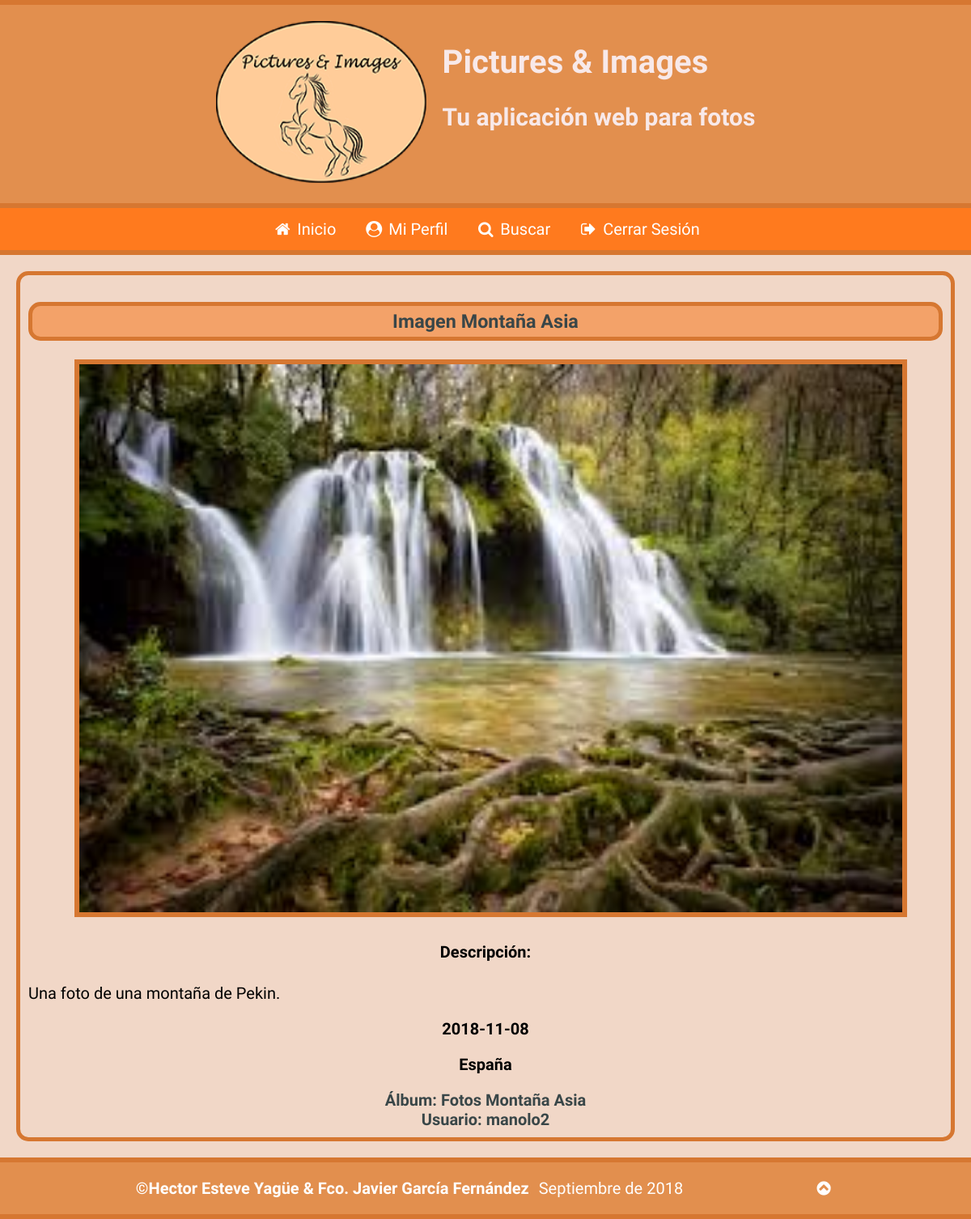
The app's page /detalle_foto.php?id=2 (signed in) with its own data.
### tables this page shows
CREATE TABLE `fotos` (
  `IdFoto` int(11) NOT NULL,
  `Titulo` varchar(200) NOT NULL,
  `Descripcion` mediumtext NOT NULL,
  `Fecha` date NOT NULL,
  `Pais` int(11) NOT NULL,
  `Album` int(11) NOT NULL,
  `Fichero` varchar(500) NOT NULL,
  `Alternativo` varchar(200) NOT NULL,
  `FRegistro` datetime NOT NULL DEFAULT '0000-00-00 00:00:00' ON UPDATE CURRENT_TIMESTAMP
);

CREATE TABLE `paises` (
  `IdPais` int(11) NOT NULL,
  `NomPais` varchar(200) NOT NULL,
  `Continente` varchar(200) NOT NULL
);

CREATE TABLE `albumes` (
  `IdAlbum` int(11) NOT NULL,
  `Titulo` varchar(200) NOT NULL,
  `Descripcion` text NOT NULL,
  `Usuario` int(11) NOT NULL
);

CREATE TABLE `usuarios` (
  `IdUsuario` int(11) NOT NULL,
  `NomUsuario` varchar(15) NOT NULL,
  `Clave` varchar(200) NOT NULL,
  `Email` varchar(200) NOT NULL,
  `Sexo` tinyint(4) NOT NULL,
  `FNacimiento` date NOT NULL,
  `Ciudad` varchar(200) NOT NULL,
  `Pais` int(11) NOT NULL,
  `Foto` varchar(200) NOT NULL,
  `FRegistro` datetime NOT NULL DEFAULT '0000-00-00 00:00:00' ON UPDATE CURRENT_TIMESTAMP,
  `Estilo` int(11) NOT NULL
);

### detalle_foto.php (the view, shortened to what this page needs)
<?php
require_once("head.php");
require_once("header.php");
if(isset($_SESSION["usuarioLog"]) && $cookieFalsa == false){
	require_once("barraNavSesionIniciada.php");
	if(isset($_GET["id"])){
		if(!is_numeric($_GET["id"])){
			mostrarMensModalErrorPagDetalleFotoNoExistente();
		}
		else{
			$idFoto = $GLOBALS["mysqli"]->real_escape_string($_GET["id"]);
			mostrarDetalleFoto($idFoto);
		}
	}
	}
?>
<?php
function mostrarDetalleFoto(&$idImg){
	$sentencia = 'SELECT f.Titulo, a.Titulo AS AlbumTit, Fichero, f.Descripcion, f.Fecha, Alternativo, NomPais, NomUsuario FROM fotos f JOIN albumes a ON (f.Album = a.IdAlbum) JOIN usuarios ON (a.Usuario = usuarios.IdUsuario) JOIN paises ON (usuarios.Pais = paises.IdPais) WHERE IdFoto = ' . $idImg;
	if(!($resultado = $GLOBALS["mysqli"]->query($sentencia))) {
		echo "<p>Error al ejecutar la sentencia <b>$sentencia</b>: " . $GLOBALS["mysqli"]->error;
		echo '</p>';
		exit;
	}
	if(mysqli_num_rows($resultado)){
		$fila = $resultado->fetch_object();
		echo <<<detalleFoto
	<article id="detFoto">
		<h3>$fila->Titulo</h3>
		<figure>
			<img src="$fila->Fichero" alt="$fila->Alternativo"/>
		</figure>
		<div>
			<h4>Descripción:</h4>
			<p class="p-left">$fila->Descripcion</p>
			<p><time datetime="$fila->Fecha">$fila->Fecha</time></p>
			<p>$fila->NomPais</p>
			<a href="album.php" title="Álbum al que pertenece la foto">Álbum: $fila->AlbumTit</a>
			<a href="usuario.php" title="Autor de la foto">Usuario: $fila->NomUsuario</a>
		</div>
	</article>
detalleFoto;
	}
	else{
		mostrarMensModalErrorPagDetalleFotoNoExistente();
	}
}
?>
<?php
	require_once("footer.php");
?>

### estilo.css (style rules this page uses)
body { box-sizing: border-box; min-width: 320px; max-width: 1980px; margin: 0 auto; background-color: #F1D7C7; font-family: 'Kalam', cursive; font-size: 20px; position: relative; }
body>.paginacion>div>a,p { justify-content: center; display: inline-block; }
body>#detFoto { margin: 1em; border: 0.3em solid #D67731; border-width: 5px; border-radius: 15px; padding: 0.5em; display: flex; flex-direction: column; text-align: center; justify-content: center; align-self: center; }
body>#detFoto>h3 { background-color: #F3A269; padding: 0.2em; border: 0.3em solid #D67731; border-width: 5px; border-radius: 15px; display: flex; justify-content: center; color: #394648; }
body>#detFoto>figure { margin: 0; align-self: center; width: 90%; }
body>#detFoto>figure>img { width: 100%; border: 0.3em solid #D67731; }
body>#detFoto>div>.p-left { display: block; align-self: center; }
body>#detFoto>div>p { display: block; align-self: center; }
body>#detFoto>div>p:nth-of-type(2),body>#detFoto>div>p:last-of-type { font-weight: bold; }
body>#detFoto>div>a { display: block; align-self: center; color: #394648; text-decoration: none; font-weight: bold; }
.p-left { text-align: left; }

### estilo_accesible.css (style rules this page uses)
body { box-sizing: border-box; min-width: 320px; max-width: 1980px; margin: 0 auto; background-color: #ffffff; font-family: 'Kalam', cursive; font-size: 30px; position: relative; }
body>.paginacion>div>a,p { justify-content: center; display: inline-block; }
body>#detFoto { margin: 1em; border: 0.3em solid #000000; border-width: 5px; border-radius: 15px; padding: 0.5em; display: flex; flex-direction: column; text-align: center; justify-content: center; align-self: center; }
body>#detFoto>figure { margin: 0; align-self: center; width: 90%; }
body>#detFoto>figure>img { width: 100%; border: 0.3em solid #000000; }
body>#detFoto>div>.p-left { display: block; align-self: center; }
body>#detFoto>div>p { display: block; align-self: center; }
body>#detFoto>div>p:nth-of-type(2),body>#detFoto>div>p:last-of-type { font-weight: bold; }
body>#detFoto>div>a { display: block; align-self: center; color: #000000; text-decoration: none; font-weight: bold; }
.p-left { text-align: left; }

### print.css (style rules this page uses)
body { box-sizing: border-box; min-width: 320px; max-width: 1980px; margin: 0 auto; background-color: white; font-family: serif; font-size: 12pt; position: relative; }
::placeholder { color: transparent; }
body>#detFoto { margin: 1cm; border: 0; border-radius: 15px; padding: 0.5cm; display: flex; flex-direction: column; text-align: center; justify-content: center; align-self: center; }
body>#detFoto>h3 { background-color: white; padding: 0.2cm; border: 0; border-radius: 15px; display: flex; justify-content: center; color: black; }
body>#detFoto>figure { margin: 0; align-self: center; width: 90%; }
body>#detFoto>figure>img { width: 100%; border: 0; }
body>#detFoto>div>.p-left { display: block; align-self: center; }
body>#detFoto>div>p { display: block; align-self: center; }
body>#detFoto>div>p:nth-of-type(2),body>#detFoto>div>p:last-of-type { font-weight: bold; }
body>#detFoto>div>a { display: block; align-self: center; color: #0032ff; text-decoration: underline; font-weight: bold; }
.p-left { text-align: left; }

### records on screen
fotos: Titulo "Imagen Montaña Asia", Fichero (picture), Descripcion "Una foto de una montaña de Pekin.", Fecha "2018-11-08", paises.NomPais "España", Album.Titulo "Fotos Montaña Asia", usuarios.NomUsuario "manolo2"
